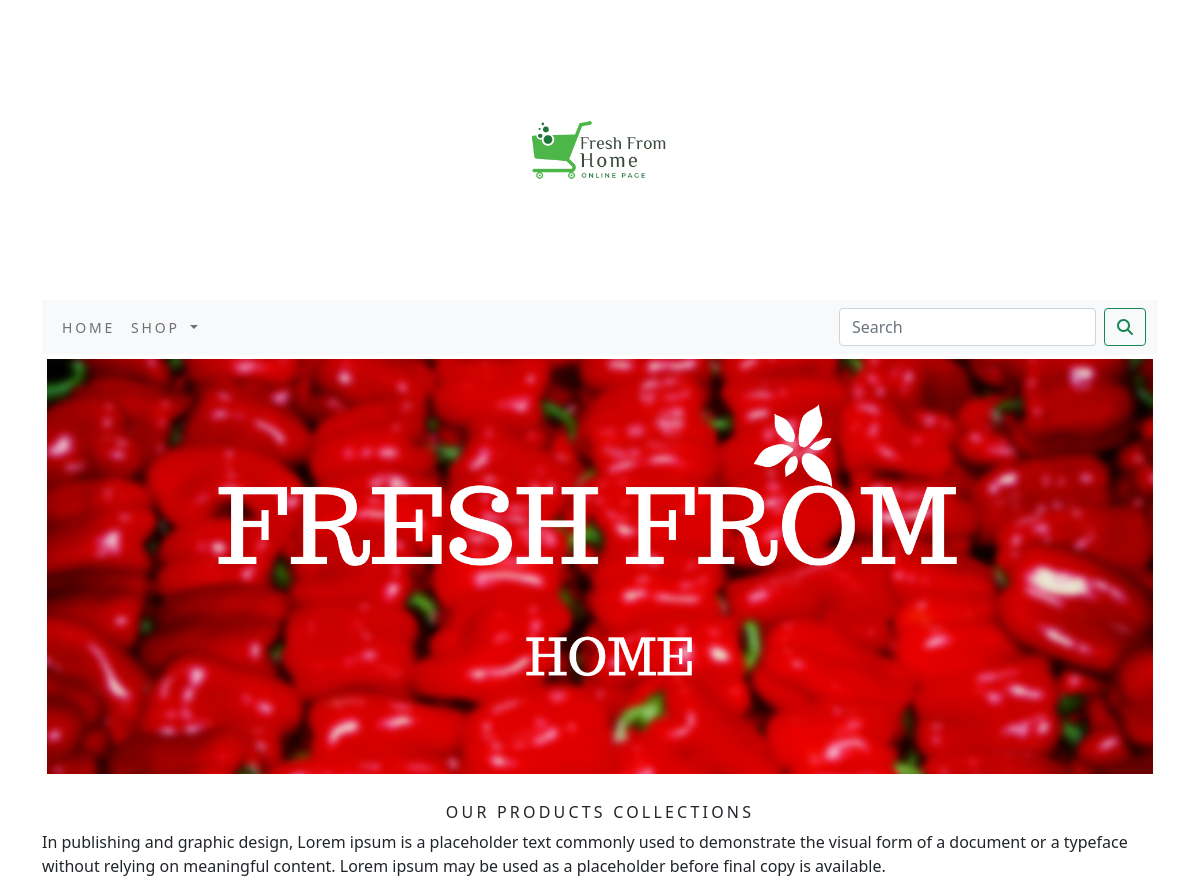
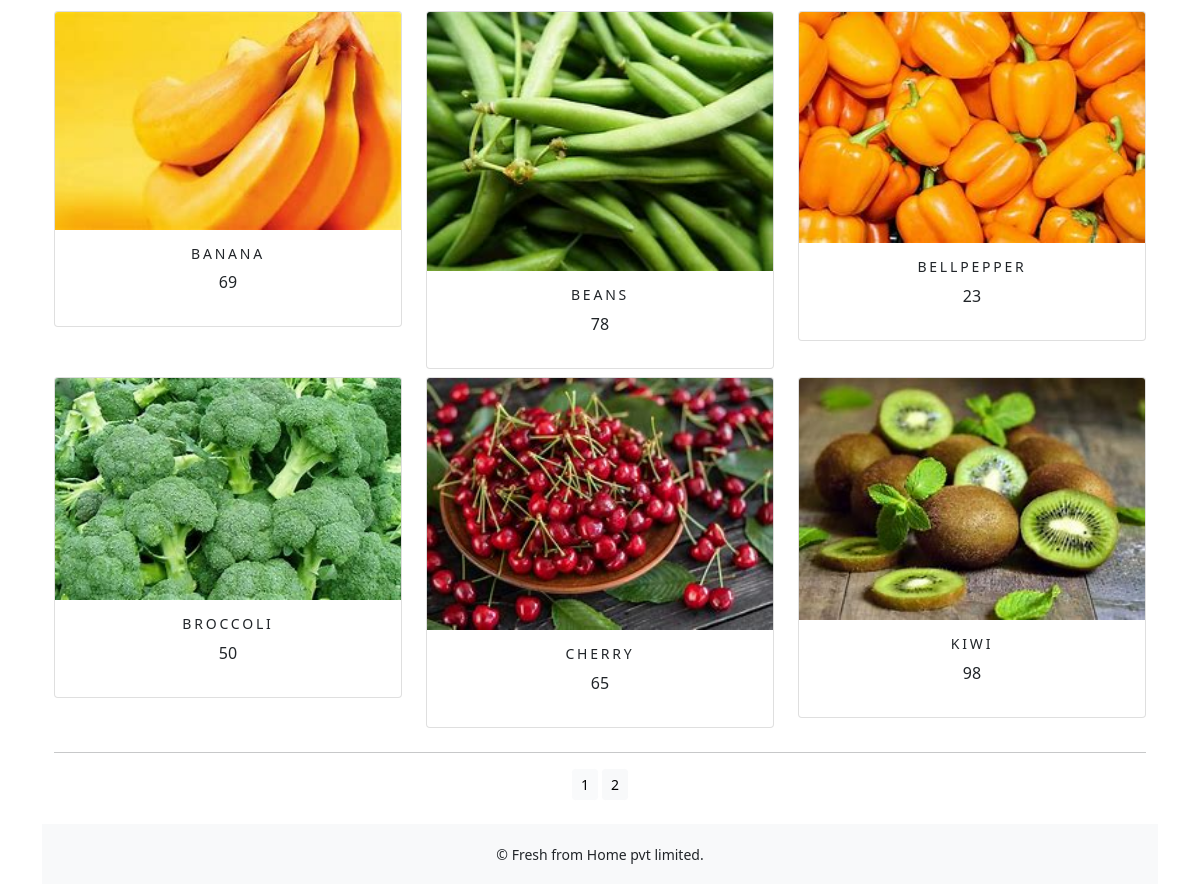
Screenshot of /ecomapp/ with the database file from the repository (2 pictures, top to bottom).
### ecomapp/models.py (models this page shows, shortened)
class Product(models.Model):
    name = models.CharField(max_length=250, unique=True)
    slug = models.SlugField(max_length=250, unique=True)
    description = models.TextField(blank=True)
    price=models.IntegerField(default=True)
    category=models.ForeignKey(Category,on_delete=models.CASCADE)
    image = models.ImageField(upload_to='product', blank=True)
    stock=models.IntegerField()
    available=models.BooleanField(default=True)
    created=models.DateTimeField(auto_now_add=True)
    updated=models.DateTimeField(auto_now=True)
    def get_url(self):
        return reverse('ecomapp:prodcatdetail', args=[self.category.slug, self.slug])
    class Meta:
        ordering=('name',)
        verbose_name='product'
        verbose_name_plural='products'

### ecomapp/views.py (the view)
# urls.py: path('', views.allProdCat, name='allProdCat'),
def allProdCat(request,c_slug=None):
    c_page=None
    products_list=None
    if c_slug!=None:
        c_page=get_object_or_404(Category,slug=c_slug)
        products_list=Product.objects.all().filter(category=c_page,available=True)
    else:
        products_list=Product.objects.all().filter(available=True)
    paginator=Paginator(products_list,6)
    try:
        page=int(request.GET.get('page','1'))
    except:
        page=1
    try:
        products=paginator.page(page)
    except (EmptyPage,InvalidPage):
        products=paginator.page(paginator.num_pages)
    return render(request,"category.html",{'category':c_page,'products':products})

### cartapp/context_processors.py (called while the page is built)
def counter(request):
    item_count=0
    if 'admin' in request.path:
        return {}
    else:
        try:
            cart=Cart.objects.filter(cart_id=_cart_id(request))
            cat_items=CartItem.objects.all().filter(cart=cart[:1])
            for cart_item in cat_items:
                item_count += cart_item.quantity
        except Cart.DoesNotExist:
            item_count=0
    return dict(item_count=item_count)

### cartapp/views.py (called while the page is built)
def _cart_id(request):
    cart=request.session.session_key
    if not cart:
        cart=request.session.create()
    return cart

### ecomapp/context_processors.py (called while the page is built)
def menu_links(request):
    links=Category.objects.all()
    return dict(links=links)

### ecomapp/models.py (called while the page is built)
    def get_url(self):
        return reverse('ecomapp:products_by_category',args=[self.slug])

### template/category.html (shortened to what this page needs)
{% extends 'base.html' %}
{% load static %}
{% block content %}
<div class="mx_auto">
    {% if category %}
        <img class= "my_image" src="{{category.image.url}}" alt="{{category.name}}" width="1500px;" height="500px;">
</div>>
</div>
<br>
<div>
        <h1 class="text-center my_title">{{category.name}}</h1>
        <p class="text-justify">{{category.description }}</p>
</div>
    {% else %}
<div>
<img class="my_image my_image_padding" src="{% static 'img/banner1.png' %}" alt="Our Products" width="1500px;" height="500px;">
</div>
<br>
<div>
    <h1 class="text-center my_title"> Our products Collections</h1>
    <p class="text-justify"> In publishing and graphic design, Lorem ipsum is a placeholder text commonly used to demonstrate the visual form of a document or a typeface without relying on meaningful content. Lorem ipsum may be used as a placeholder before final copy is available.</p>
</div>
    {% endif %}
<div class="container">
    <div class="row mx_auto">
        {% for product in products.object_list %}
        <div class="my_bottom_margin col-9 col-sm-12 col-md-4 col-lg-4">
            <div class="card text-center" style="min-width:18rem;">
                <a href="{{product.get_url}}"><img class="card-img-top my_image" src="{{product.image.url}}" alt="{{product.name}}"></a>
                <div class="card-body">
                    <h4>{{product.name}}</h4>
                    <p>{{product.price}}</p>
                    </div>
                </div>
            </div>
        {% endfor %}
    </div>
    <div class="mx_auto">
        {% if products.paginator.num_pages > 1 %}
       <hr>
        <div class="text-center">
            {% for pg in products.paginator.page_range %}
            <a href="?page={{pg}}" class="btn btn-light btn-sm {% if products.number == pg %} active {% endif %}">{{pg}}</a>
            {% endfor %}
        </div>
         {% endif %}
        </div>
    <br>
</div>
{% endblock %}

### template/base.html (shortened to what this page needs)
{% load static %}
<!DOCTYPE html>
<html lang="en">
<head>
    <link rel="stylesheet" href="{% static 'css/custom.css' %}">
    <link href="{% static 'css/bootstrap.min.css' %}" rel="stylesheet">
</head>
<body>
<div class="container">
{% include 'header.html' %}
{% include 'navbar.html' %}
{% block content %}
{% endblock %}
    </div>
{% include 'footer.html' %}
</body>
</html>

### template/header.html
{% load static %}
<header>
    <center>
        <a href="{% url 'ecomapp:allProdCat' %}"> <img src="{% static 'img/logo.png' %}" alt="logimage"  width="300px;"></a>
    </center>
</header>

### template/navbar.html (shortened to what this page needs)
<nav class="navbar navbar-expand-lg navbar-light bg-light">
  <div class="container-fluid">
    <div class="collapse navbar-collapse" id="navbarSupportedContent">
      <ul class="navbar-nav me-auto mb-2 mb-lg-0">
        <li class="nav-item">
          <a class="nav-link" href="#">Home</a>
        </li>
        <li class="nav-item dropdown   {% if 'ecomapp' in request.path %} active {% endif %}">
          <a class="nav-link dropdown-toggle" href="#" id="navbarDropdown" role="button" data-bs-toggle="dropdown" aria-expanded="false">
            Shop
          </a>
        </li>
      </ul>
      <form class="d-flex" action="{% url 'searchapp:searchResult' %}" method="get">
        <input class="form-control me-2" type="search" placeholder="Search" name="q" aria-label="Search">
        <button class="btn btn-outline-success" type="submit"><i class="fa fa-search"></i>
</button>
      </form>
    </div>
  </div>
</nav>

### template/footer.html
<div class="footer navbar-fixed-bottom my_footer">
    <p class="text-center">&copy; Fresh from Home pvt limited.</p>
</div>

### static/css/custom.css (style rules this page uses)
body { font-family: 'Roboto', sans-serif; }
.nav-item { letter-spacing:.2em; font-size: 14px; text-transform : uppercase; }
.my_footer { background-color:#f8f9fa; height:60px; }
.my_footer p { padding-top:20px; font-size:14px; }
.my_image { width:100%; height:auto; }
.my_title { font-size:16px; text-transform:uppercase; letter-spacing:.2em; }
.my_image_padding { padding: 5px; }
.my_bottom_margin { margin-bottom:8px; }
.card-body h4 { font-size:14px; text-transform:uppercase; letter-spacing:.2em; }

### rows the page displays
Product: image (picture), name "BANANA", price "69"
Product: image (picture), name "BEANS", price "78"
Product: image (picture), name "BELLPEPPER", price "23"
Product: image (picture), name "BROCCOLI", price "50"
Product: image (picture), name "CHERRY", price "65"
Product: image (picture), name "KIWI", price "98"

### other values shown
{{ pg }} "1" "2"
